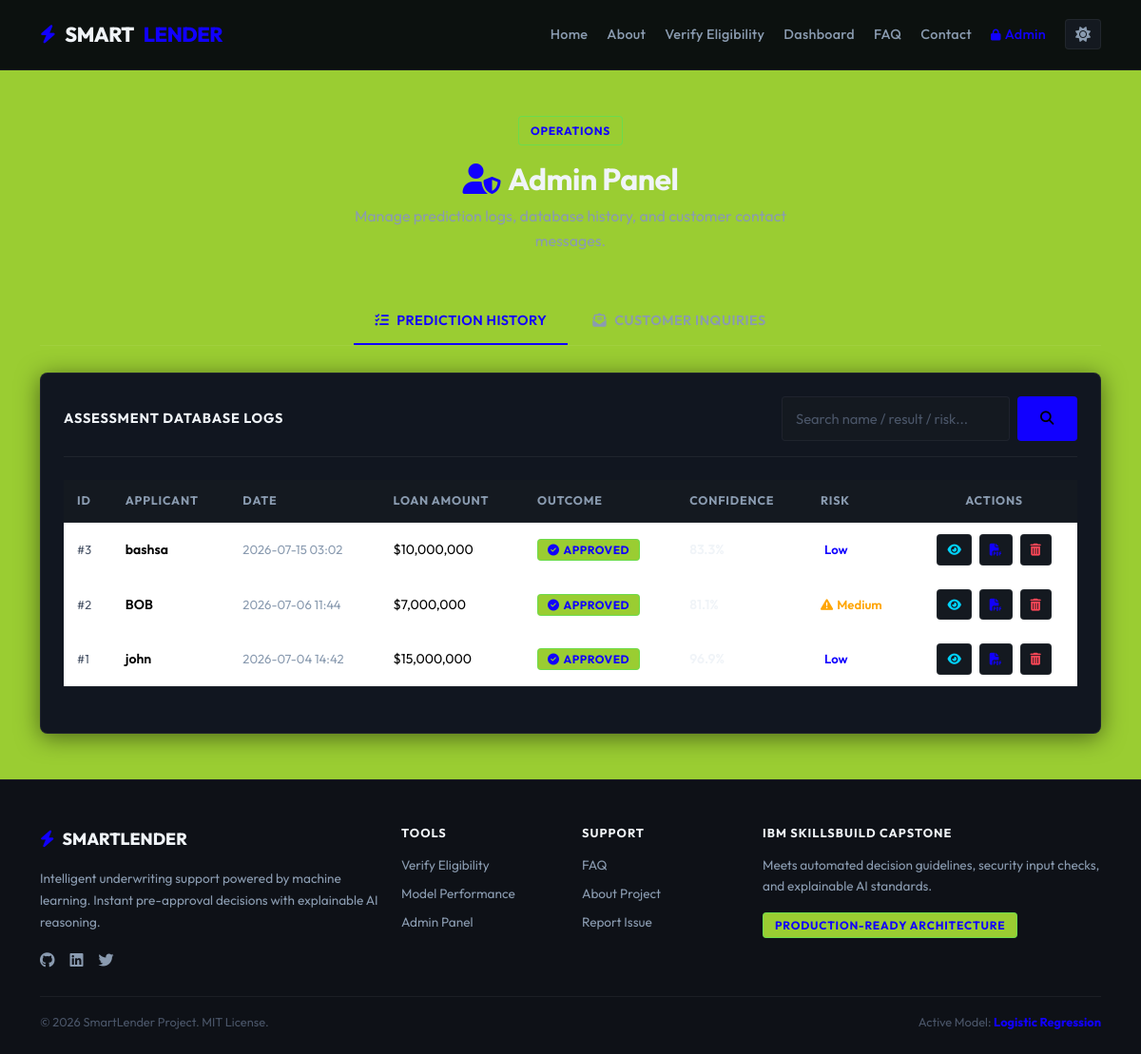
The page /admin on the database its author committed.
### utils/db_helper.py (models this page shows, shortened)
class PredictionHistory(db.Model):
    __tablename__ = 'prediction_history'
    id = db.Column(db.Integer, primary_key=True)
    applicant_name = db.Column(db.String(100), nullable=True, default="Valued Customer")
    gender = db.Column(db.String(10), nullable=False)
    married = db.Column(db.String(10), nullable=False)
    dependents = db.Column(db.String(10), nullable=False)
    education = db.Column(db.String(20), nullable=False)
    self_employed = db.Column(db.String(10), nullable=False)
    applicant_income = db.Column(db.Float, nullable=False)
    coapplicant_income = db.Column(db.Float, nullable=False)
    loan_amount = db.Column(db.Float, nullable=False)
    loan_amount_term = db.Column(db.Float, nullable=False)
    credit_history = db.Column(db.Float, nullable=False)
    property_area = db.Column(db.String(20), nullable=False)
    prediction_outcome = db.Column(db.String(5), nullable=False) # 'Y' or 'N'
    probability = db.Column(db.Float, nullable=False)
    risk_level = db.Column(db.String(15), nullable=False) # 'Low', 'Medium', 'High'
    reasoning = db.Column(db.Text, nullable=False)
    timestamp = db.Column(db.DateTime, default=datetime.utcnow)

### app.py (the view)
@app.route('/admin')
def admin():
    page = request.args.get('page', 1, type=int)
    search_q = request.args.get('search', '', type=str)
    query = PredictionHistory.query
    if search_q:
        query = query.filter(
            (PredictionHistory.applicant_name.like(f"%{search_q}%")) |
            (PredictionHistory.prediction_outcome.like(f"%{search_q}%")) |
            (PredictionHistory.risk_level.like(f"%{search_q}%"))
        )
    pagination = query.order_by(PredictionHistory.timestamp.desc()).paginate(page=page, per_page=10, error_out=False)
    records = pagination.items
    inquiries = ContactInquiry.query.order_by(ContactInquiry.timestamp.desc()).all()
    return render_template(
        'admin.html',
        records=records,
        pagination=pagination,
        search=search_q,
        inquiries=inquiries
    )

### templates/admin.html (shortened to what this page needs)
{% extends "base.html" %}
{% block content %}
<section class="py-5">
    <div class="container">
        <div class="text-center mb-5 animated-fade">
            <span class="badge-accent mb-3 d-inline-block">Operations</span>
            <h2 class="fw-bold" style="letter-spacing: -0.5px;"><i class="fa-solid fa-user-shield me-2" style="color: var(--accent);"></i>Admin Panel</h2>
            <p style="color: var(--text-secondary); max-width: 520px; margin: 0 auto;">Manage prediction logs, database history, and customer contact messages.</p>
        </div>
        <ul class="nav nav-tabs-custom justify-content-center" id="adminTabs" role="tablist">
            <li class="nav-item" role="presentation">
                <button class="nav-link active" id="history-tab" data-bs-toggle="tab" data-bs-target="#admin-history" type="button">
                    <i class="fas fa-list-check me-2"></i>Prediction History
                </button>
            </li>
            <li class="nav-item" role="presentation">
                <button class="nav-link" id="inquiries-tab" data-bs-toggle="tab" data-bs-target="#admin-inquiries" type="button">
                    <i class="fas fa-envelope-open-text me-2"></i>Customer Inquiries
                </button>
            </li>
        </ul>
        <div class="tab-content mt-4" id="adminTabsContent">
            <div class="tab-pane fade show active" id="admin-history" role="tabpanel">
                <div class="fintech-card p-4">
                    <div class="d-flex flex-wrap gap-3 justify-content-between align-items-center mb-4 pb-3" style="border-bottom: 1px solid var(--border-subtle);">
                        <h5 class="fw-bold mb-0" style="font-size: 0.9rem; text-transform: uppercase; letter-spacing: 0.8px;">Assessment Database Logs</h5>
                        <form action="{{ url_for('admin') }}" method="GET" class="d-flex gap-2">
                            <input type="text" name="search" class="form-control form-control-custom" placeholder="Search name / result / risk..." value="{{ search }}" style="min-width: 240px;">
                            <button type="submit" class="btn-primary-custom px-4" style="border-radius: var(--radius); white-space: nowrap;"><i class="fas fa-search"></i></button>
                        </form>
                    </div>
                    <div class="table-responsive">
                        <table class="table table-hover align-middle mb-4">
                            <thead>
                                <tr>
                                    <th>ID</th>
                                    <th>Applicant</th>
                                    <th>Date</th>
                                    <th>Loan Amount</th>
                                    <th>Outcome</th>
                                    <th>Confidence</th>
                                    <th>Risk</th>
                                    <th class="text-center">Actions</th>
                                </tr>
                            </thead>
                            <tbody>
                                {% if records %}
                                    {% for row in records %}
                                    <tr>
                                        <td style="color: var(--text-muted); font-size: 0.8rem;">#{{ row.id }}</td>
                                        <td style="font-weight: 600;">{{ row.applicant_name }}</td>
                                        <td style="color: var(--text-secondary); font-size: 0.82rem;">{{ row.timestamp.strftime("%Y-%m-%d %H:%M") }}</td>
                                        <td>${{ "{:,.0f}".format(row.loan_amount * 1000) }}</td>
                                        <td>
                                            {% if row.prediction_outcome == 'Y' %}
                                            <span style="background: var(--accent-glow); border: 1px solid var(--border-accent); color: var(--accent); font-size: 0.75rem; font-weight: 700; padding: 3px 10px; border-radius: var(--radius); text-transform: uppercase; letter-spacing: 0.5px;">
                                                <i class="fas fa-circle-check me-1"></i>Approved
                                            </span>
                                            {% endif %}
                                        </td>
                                        <td style="font-weight: 600; color: var(--text-primary);">{{ "%.1f"|format(row.probability * 100) }}%</td>
                                        <td>
                                            {% if row.risk_level == 'Low' %}
                                            <span style="color: var(--accent); font-weight: 600; font-size: 0.82rem;">Low</span>
                                            {% elif row.risk_level == 'Medium' %}
                                            <span style="color: var(--warning); font-weight: 600; font-size: 0.82rem;"><i class="fas fa-exclamation-triangle me-1"></i>Medium</span>
                                            {% else %}
                                            <span style="color: var(--danger); font-weight: 700; font-size: 0.82rem;"><i class="fas fa-radiation me-1"></i>High</span>
                                            {% endif %}
                                        </td>
                                        <td class="text-center">
                                            <div class="d-flex gap-2 justify-content-center">
                                                <a href="{{ url_for('result', prediction_id=row.id) }}" style="background: var(--bg-elevated); border: 1px solid var(--border-subtle); color: #00d4ff; padding: 5px 10px; border-radius: var(--radius); font-size: 0.8rem; text-decoration: none; transition: border-color 0.2s;" title="View"><i class="fas fa-eye"></i></a>
                                                <a href="{{ url_for('download_pdf', prediction_id=row.id) }}" style="background: var(--bg-elevated); border: 1px solid var(--border-subtle); color: var(--accent); padding: 5px 10px; border-radius: var(--radius); font-size: 0.8rem; text-decoration: none;" title="PDF"><i class="fas fa-file-pdf"></i></a>
                                                <a href="{{ url_for('delete_record', record_id=row.id) }}" style="background: var(--bg-elevated); border: 1px solid var(--border-subtle); color: var(--danger); padding: 5px 10px; border-radius: var(--radius); font-size: 0.8rem; text-decoration: none;" onclick="return confirm('Delete record #{{ row.id }}?')" title="Delete"><i class="fas fa-trash-alt"></i></a>
                                            </div>
                                        </td>
                                    </tr>
                                    {% endfor %}
                                {% endif %}
                            </tbody>
                        </table>
                    </div>
                </div>
            </div>
        </div>
    </div>
</section>
{% endblock %}

### templates/base.html (shortened to what this page needs)
<!DOCTYPE html>
<html lang="en">
<head>
    <link href="https://cdn.jsdelivr.net/npm/bootstrap@5.3.3/dist/css/bootstrap.min.css" rel="stylesheet">
    <link href="https://cdnjs.cloudflare.com/ajax/libs/font-awesome/6.5.1/css/all.min.css" rel="stylesheet">
    <link rel="stylesheet" href="{{ url_for('static', filename='css/style.css') }}">
</head>
<body>
<nav class="navbar navbar-expand-lg navbar-custom">
    <div class="container">
        <a class="navbar-brand" href="{{ url_for('home') }}">
            <span class="brand-icon"><i class="fa-solid fa-bolt"></i></span>
            SMART<span style="color: var(--accent);">LENDER</span>
        </a>
        <div class="collapse navbar-collapse" id="mainNavbar">
            <ul class="navbar-nav ms-auto mb-2 mb-lg-0 align-items-center gap-1">
                <li class="nav-item">
                    <a class="nav-link {% if request.path == '/' or request.path == '/home' %}active{% endif %}" href="{{ url_for('home') }}">Home</a>
                </li>
                <li class="nav-item">
                    <a class="nav-link {% if request.path == '/about' %}active{% endif %}" href="{{ url_for('about') }}">About</a>
                </li>
                <li class="nav-item">
                    <a class="nav-link {% if request.path == '/predict' %}active{% endif %}" href="{{ url_for('predict') }}">Verify Eligibility</a>
                </li>
                <li class="nav-item">
                    <a class="nav-link {% if request.path == '/dashboard' %}active{% endif %}" href="{{ url_for('dashboard') }}">Dashboard</a>
                </li>
                <li class="nav-item">
                    <a class="nav-link {% if request.path == '/faq' %}active{% endif %}" href="{{ url_for('faq') }}">FAQ</a>
                </li>
                <li class="nav-item">
                    <a class="nav-link {% if request.path == '/contact' %}active{% endif %}" href="{{ url_for('contact') }}">Contact</a>
                </li>
                <li class="nav-item">
                    <a class="nav-link {% if request.path == '/admin' %}active{% endif %}" href="{{ url_for('admin') }}"><i class="fas fa-lock me-1" style="font-size:0.75rem;"></i>Admin</a>
                </li>
                <li class="nav-item ms-2">
                    <button id="theme-toggle" class="theme-switch-btn" aria-label="Toggle theme">
                        <i id="theme-icon" class="fas fa-sun"></i>
                    </button>
                </li>
            </ul>
        </div>
    </div>
</nav>
<main>{% block content %}{% endblock %}</main>
<footer>
    <div class="container">
        <div class="row g-4 mb-4">
            <div class="col-lg-4 col-md-6">
                <div class="d-flex align-items-center gap-2 mb-3">
                    <span style="color: var(--accent); font-size: 1.1rem;"><i class="fa-solid fa-bolt"></i></span>
                    <span class="fw-800" style="color: var(--text-primary); font-weight: 800; font-size: 1.1rem;">SMARTLENDER</span>
                </div>
                <p style="font-size: 0.85rem; color: var(--text-secondary); line-height: 1.7;">Intelligent underwriting support powered by machine learning. Instant pre-approval decisions with explainable AI reasoning.</p>
                <div class="d-flex gap-3 mt-3" style="font-size: 1rem;">
                    <a href="#"><i class="fab fa-github"></i></a>
                    <a href="#"><i class="fab fa-linkedin"></i></a>
                    <a href="#"><i class="fab fa-twitter"></i></a>
                </div>
            </div>
            <div class="col-lg-2 col-md-6 col-6">
                <h6 class="fw-bold mb-3" style="font-size: 0.8rem; text-transform: uppercase; letter-spacing: 1px;">Tools</h6>
                <ul class="list-unstyled d-flex flex-column gap-2" style="font-size: 0.85rem;">
                    <li><a href="{{ url_for('predict') }}">Verify Eligibility</a></li>
                    <li><a href="{{ url_for('dashboard') }}">Model Performance</a></li>
                    <li><a href="{{ url_for('admin') }}">Admin Panel</a></li>
                </ul>
            </div>
            <div class="col-lg-2 col-md-6 col-6">
                <h6 class="fw-bold mb-3" style="font-size: 0.8rem; text-transform: uppercase; letter-spacing: 1px;">Support</h6>
                <ul class="list-unstyled d-flex flex-column gap-2" style="font-size: 0.85rem;">
                    <li><a href="{{ url_for('faq') }}">FAQ</a></li>
                    <li><a href="{{ url_for('about') }}">About Project</a></li>
                    <li><a href="{{ url_for('contact') }}">Report Issue</a></li>
                </ul>
            </div>
            <div class="col-lg-4 col-md-6">
                <h6 class="fw-bold mb-3" style="font-size: 0.8rem; text-transform: uppercase; letter-spacing: 1px;">IBM SkillsBuild Capstone</h6>
                <p style="font-size: 0.85rem; color: var(--text-secondary);">Meets automated decision guidelines, security input checks, and explainable AI standards.</p>
                <span class="badge-accent">Production-Ready Architecture</span>
            </div>
        </div>
        <hr>
        <div class="row align-items-center">
            <div class="col-md-6 text-center text-md-start">
                <p class="mb-0" style="font-size: 0.8rem; color: var(--text-muted);">&copy; 2026 SmartLender Project. MIT License.</p>
            </div>
            <div class="col-md-6 text-center text-md-end mt-2 mt-md-0">
                <p class="mb-0" style="font-size: 0.8rem; color: var(--text-muted);">Active Model: <span style="color: var(--accent); font-weight: 700;">{{ best_model_name }}</span></p>
            </div>
        </div>
    </div>
</footer>
</body>
</html>

### rows shown on the page
PredictionHistory: id "3", applicant_name "bashsa", timestamp "2026-07-15 03:02", row.loan_amount*1000 "10,000,000", prediction_outcome "Y" (drawn), risk_level "Low"
PredictionHistory: id "2", applicant_name "BOB", timestamp "2026-07-06 11:44", row.loan_amount*1000 "7,000,000", prediction_outcome "Y" (drawn), risk_level "Medium" (drawn)
PredictionHistory: id "1", applicant_name "john", timestamp "2026-07-04 14:42", row.loan_amount*1000 "15,000,000", prediction_outcome "Y" (drawn), risk_level "Low"
